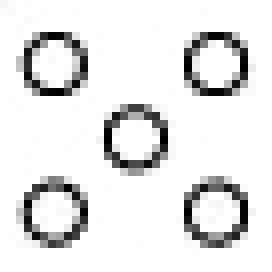
#> input picture data/rings.jpg, 34 x 34 px, found by its file name (shown 8 times larger)
$ python systhesis.py   (older library calls are emulated)
#> lines starting #> are read from the running program, lines starting #| are printed output that depends on the picture
#!/usr/bin/env python3
# -*- coding: utf-8 -*-
"""
Created on Wed Apr 28 21:54:36 2021

@author: weiliao
"""

# matplotlib inline
import numpy as np
from scipy import ndimage
import math
import cv2
import random
import sys
import math
import requests
import matplotlib.pyplot as plt
np.set_printoptions(threshold=sys.maxsize)
import scipy.stats as st
#%%

def im2double(im):
    info = np.iinfo(im.dtype) # Get the data type of the input image
    return im.astype(np.float) / info.max # Divide all values by the largest possible value in the datatype

'''
Functions that might be helpful
'''
def im2col_sliding(A, BSZ, stepsize=1):
    '''
    :param A: image
    :param BSZ: kernel size
    :param stepsize: the step size of moving the kernel
    :return: All blocks that have the same kernel size, which are selected from the image by the sliding kernel.
    All blocks have been reshaped to a column vector.
    '''
    # This function is similar to the `im2col` function from MATLAB. It rearrange image blocks into columns.
    #
    # Paste the following command to a coding block and check out the results to get more intuitions!
    # r = np.arange(25).reshape(5, 5); s = (3, 3); print(im2col_sliding(r, s).shape); print(im2col_sliding(r, s))
    # Parameters
    m,n = A.shape[:2]
    s0, s1 = A.strides[:2]
    nrows = m-BSZ[0]+1
    ncols = n-BSZ[1]+1
    shp = BSZ[0],BSZ[1],nrows,ncols
    strd = s0,s1,s0,s1
    out_view = np.lib.stride_tricks.as_strided(A, shape=shp, strides=strd)
    return out_view.reshape(BSZ[0]*BSZ[1],-1)[:,::stepsize]

def sub2ind(array_shape, rows, cols):
    return rows*array_shape[1] + cols


def Find_matches(template, sample, G):
    ### Note: below is just a provided sketch, you can have your own code flow
    ### parameters, as used by Efros and Leung
    epsilon = 0.1
    delta = 0.3

    #### TODO:
    # validMask is a square mask of width w that is 1 where template is filled
    # the unfilled pixel is -1
    validMask = np.logical_not(np.isnan(template))
    template[np.isnan(template)] = 0

    #### TODO:
    # Play with im2col_sliding()!
    # partition sample to blocks (represented by column vectors).
    # We can actually do this only once, and pass this representation to this
    # function, but we leave it as is in order not to change function signature
    # that was instructed.
    blocks = im2col_sliding(sample, template.shape).T # size: n * k^2
    template1D = template.reshape((1, -1)) # size: 1 * k^2
    validMask1D = validMask.reshape((1, -1))# size: 1 * k^2
    G1D = G.reshape((1, -1))
    dist_mat= validMask1D * (blocks - template1D)**2 #size: n * k^2
    error_vec = np.sum(G1D * dist_mat, axis=-1)
    valid_indices = np.logical_or(error_vec < (1 + epsilon) * np.min(error_vec), error_vec == 0)
    valid_indices = np.logical_and(valid_indices, error_vec < delta)
    # valid_indices = error_vec < (1 + epsilon) * np.min(error_vec+1e-3)
    return blocks[valid_indices], error_vec[valid_indices]


def dnorm(x, mu, sd):
    return 1 / (np.sqrt(2 * np.pi) * sd) * np.e ** (-np.power((x - mu) / sd, 2) / 2)


def gaussian_kernel(w, sigma=1, verbose=False):
    kernel_1D = np.linspace(-(w // 2), w // 2, w)
    for i in range(w):
        kernel_1D[i] = dnorm(kernel_1D[i], 0, sigma)
    kernel_2D = np.outer(kernel_1D.T, kernel_1D.T)
    kernel_2D *= 1.0 / np.sum(kernel_2D)

    if verbose:
        plt.imshow(kernel_2D, interpolation='none', cmap='gray')
        plt.title("Image")
        plt.show()
    return kernel_2D


def Synth_texture(sample, w, s):
    ###Texture Synthesis by Non-parameteric Sampling / Efros and Leung
    ###Note: below is just a provided sketch, you can have your own code flow

    ## Normalizing pixel intensity
    sample = im2double(sample)
    seed_size = 3
    [sheight, swidth, nChannels] = sample.shape
    theight = s[0]
    twidth = s[1]
    synthIm = np.full((theight, twidth, nChannels),np.nan)

    ### TODO: Fill in mu, sigma, G
    ### G is a 2D zero-mean Gaussian with standard deviation w/6.4 sampled on a w x w grid centered about its mean
    sigma = w/6.4
    G = gaussian_kernel(w, sigma, verbose=False)

    ### Initialization: pick a random 3x3 patch from sample and place in the middle of the synthesized image.
    ### Just for convenience, keep some space (SEED_SIZE) from the boundary
    i0 = 31
    j0 = 3
    c = [round(.5 * x) for x in s]
    synthIm[c[0]: c[0] + seed_size , c[1]: c[1] + seed_size ,:] = sample[i0: i0 + seed_size , j0: j0 + seed_size,:]

    ### bitmap indicating filled pixels
    filled = np.zeros(s)
    filled[c[0]: c[0] + seed_size , c[1]: c[1] + seed_size ] = 1
    n_filled = int(np.sum(filled))
    n_pixels = s[0]*s[1]

    ### Main Loop
    next_p = n_pixels / 10
    while(n_filled < n_pixels):
        #report progress
        if(n_filled > next_p):
            print( round(100 * n_filled / n_pixels), '% complete', )
            next_p += n_pixels / 10

        ### dilate current boundary, find the next round of un-filled pixels
        ### (ii, jj) represents the locations
        border = ndimage.binary_dilation(filled).astype(filled.dtype) - filled
        ii = []
        jj = []
        for i in range(s[0]):
            for j in range(s[1]):
                if(int(border[i,j]) == 1):
                    ii.append(i)
                    jj.append(j)
        ii = np.asarray(ii)
        jj = np.asarray(jj)


        ### Permute (just to insert some random noise, not a must, but recommended. play with it!)
        #perm = np.random.permutation(len(ii))
        #ii = ii[perm]
        #jj = jj[perm]

        for i in range(len(ii)):
            ### Place window at the center. Use find_matches to get the best matches from the src image.
            ic = [x for x in range(math.ceil(ii[i] - w/2), math.floor(ii[i] + w / 2)+1)]
            ic = np.asarray(ic)
            jc = [x for x in range(math.ceil(jj[i] - w/2), math.floor(jj[i] + w / 2)+1)]
            jc = np.asarray(jc)
            inbounds_ic = (ic >= 0) & (ic< theight)
            inbounds_jc = (jc >=0) & (jc < twidth)
            template = np.full((w, w, nChannels), np.nan)

            nix_1 = np.ix_(np.nonzero(inbounds_ic)[0],np.nonzero(inbounds_jc)[0])
            nix_2 = np.ix_(ic[inbounds_ic],jc[inbounds_jc])
            template[nix_1] = synthIm[nix_2]
            #
            # cv2.imshow('template', template)
            # cv2.imshow('sample', sample)
            # cv2.waitKey(10)

            ### TODO:
            ### Implement find_matches().
            [best_matches, errors] = Find_matches(template, sample, G)
            # if len(best_matches) > 1:
            ### TODO:
            idx = np.random.randint(0, len(best_matches))
            best_match = best_matches[idx].reshape((w, w, -1))
            ### Sample from best matches and update synthIm
            idx = math.floor(w / 2)
            synthIm[ii[i], jj[i],:] = best_match[idx, idx]
            ### update bitmap indicating the corresponding pixel is filled
            filled[ii[i], jj[i]] = 1
            n_filled = n_filled + 1

    print(synthIm.shape)
    return synthIm

def main():
    source = cv2.imread('data/rings.jpg')
#> source is the input picture: shape (34, 34, 3); min 0, max 255, mean 228.3
    source = cv2.cvtColor(source, cv2.COLOR_BGR2GRAY).reshape((source.shape[0],source.shape[1],-1))
#> source: shape (34, 34, 1)
    w = 13
    target = Synth_texture(source, w, [100, 100])
#> in Synth_texture, `synthIm[c[0]: c[0] + seed_size , c[1]: c[1] + seed_size ,:] = sample[i..`:
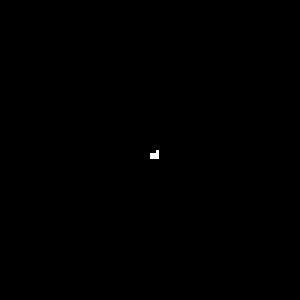
#> synthIm: shape (100, 100, 1) float64 (shown 3 times larger); 99.91% of the values are NaN or infinite; the others: min 0.996, max 1, mean 0.999; drawn with min black, max white, NaN and infinite black
#> the loop in Synth_texture, `while(n_filled < n_pixels):` made 100 passes
#> pass 1, in Find_matches, `blocks = im2col_sliding(sample, template.shape).T`:
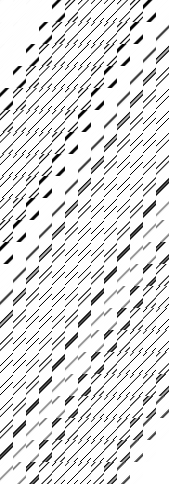
#> blocks: shape (484, 169) float64; min 0, max 1, mean 0.878
#> pass 1, in Find_matches, `dist_mat= validMask1D * (blocks - template1D)**2`:
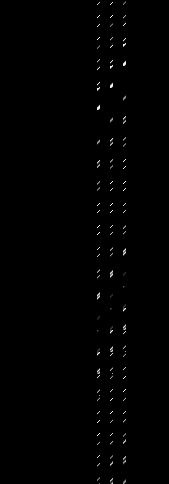
#> dist_mat: shape (484, 169) float64; min 0, max 1, mean 0.005
#> pass 1, in Find_matches (call 3), `dist_mat= validMask1D * (blocks - template1D)**2`:
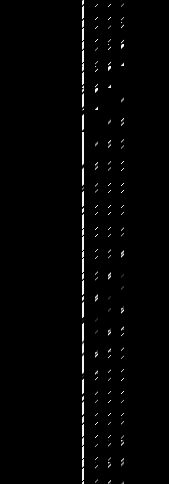
#> dist_mat: shape (484, 169) float64; min 0, max 1, mean 0.0145
#> after the loop in Synth_texture, `while(n_filled < n_pixels):`: filled: shape (100, 100) float64; every value is 1
#> after the loop in Synth_texture, `while(n_filled < n_pixels):`:
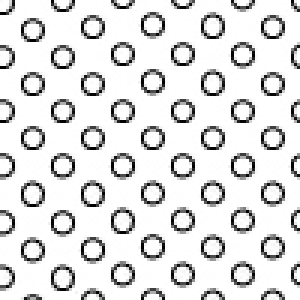
#> synthIm: shape (100, 100, 1) float64 (shown 3 times larger); min 0, max 1, mean 0.871
#| (100, 100, 1)
    target = (target * 255).astype(np.uint8)
    cv2.imwrite('data/rings_out.jpg', target)
    cv2.imshow('target',target)
    cv2.waitKey(30)

    plt.imshow(target)
    plt.title('w =' + str(w))
    plt.show()

if __name__ == '__main__':
    main()
